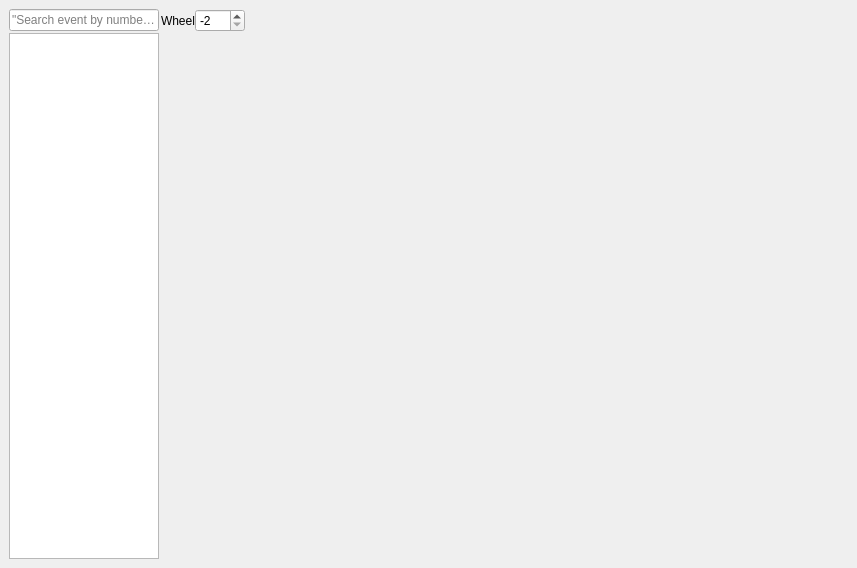
<?xml version="1.0" encoding="UTF-8"?>
<ui version="4.0">
 <class>MainWindow</class>
 <widget class="QMainWindow" name="MainWindow">
  <property name="geometry">
   <rect>
    <x>0</x>
    <y>0</y>
    <width>857</width>
    <height>568</height>
   </rect>
  </property>
  <property name="windowTitle">
   <string>Events Visualizer</string>
  </property>
  <widget class="QWidget" name="centralwidget">
   <layout class="QGridLayout" name="gridLayout">
    <item row="0" column="0">
     <layout class="QVBoxLayout" name="main_layout">
      <item>
       <layout class="QHBoxLayout" name="horizontal_layout" stretch="0,2">
        <property name="spacing">
         <number>2</number>
        </property>
        <property name="leftMargin">
         <number>0</number>
        </property>
        <property name="rightMargin">
         <number>0</number>
        </property>
        <item>
         <layout class="QVBoxLayout" name="event_list_layout">
          <item>
           <widget class="QLineEdit" name="search_bar">
            <property name="placeholderText">
             <string>&quot;Search event by number...&quot;</string>
            </property>
           </widget>
          </item>
          <item>
           <widget class="QListWidget" name="event_list">
            <property name="sizePolicy">
             <sizepolicy hsizetype="Fixed" vsizetype="Expanding">
              <horstretch>0</horstretch>
              <verstretch>0</verstretch>
             </sizepolicy>
            </property>
            <property name="minimumSize">
             <size>
              <width>120</width>
              <height>0</height>
             </size>
            </property>
            <property name="maximumSize">
             <size>
              <width>150</width>
              <height>16777215</height>
             </size>
            </property>
           </widget>
          </item>
         </layout>
        </item>
        <item>
         <layout class="QVBoxLayout" name="plot_layout" stretch="0,2">
          <property name="spacing">
           <number>0</number>
          </property>
          <item>
           <layout class="QHBoxLayout" name="wheel_layout" stretch="0,0,0">
            <property name="sizeConstraint">
             <enum>QLayout::SetDefaultConstraint</enum>
            </property>
            <item>
             <widget class="QLabel" name="wheel_label">
              <property name="text">
               <string>Wheel</string>
              </property>
             </widget>
            </item>
            <item>
             <widget class="QSpinBox" name="wheel_selector">
              <property name="sizePolicy">
               <sizepolicy hsizetype="Fixed" vsizetype="Fixed">
                <horstretch>0</horstretch>
                <verstretch>0</verstretch>
               </sizepolicy>
              </property>
              <property name="minimumSize">
               <size>
                <width>50</width>
                <height>0</height>
               </size>
              </property>
              <property name="minimum">
               <number>-2</number>
              </property>
              <property name="maximum">
               <number>2</number>
              </property>
              <property name="value">
               <number>-2</number>
              </property>
             </widget>
            </item>
            <item>
             <spacer name="horizontalSpacer">
              <property name="orientation">
               <enum>Qt::Horizontal</enum>
              </property>
              <property name="sizeHint" stdset="0">
               <size>
                <width>40</width>
                <height>20</height>
               </size>
              </property>
             </spacer>
            </item>
           </layout>
          </item>
          <item>
           <layout class="QHBoxLayout" name="horizontalLayout" stretch="2,1">
            <property name="spacing">
             <number>2</number>
            </property>
            <item>
             <widget class="PlotWidget" name="plot_widget" native="true"/>
            </item>
            <item>
             <widget class="EventInspector" name="event_inspector" native="true"/>
            </item>
           </layout>
          </item>
         </layout>
        </item>
       </layout>
      </item>
     </layout>
    </item>
   </layout>
  </widget>
 </widget>
 <customwidgets>
  <customwidget>
   <class>PlotWidget</class>
   <extends>QWidget</extends>
   <header>src.utils.gui.mplwidget</header>
   <container>1</container>
  </customwidget>
  <customwidget>
   <class>EventInspector</class>
   <extends>QWidget</extends>
   <header location="global">src.utils.gui.event_inspector</header>
   <container>1</container>
  </customwidget>
 </customwidgets>
 <resources/>
 <connections/>
</ui>
